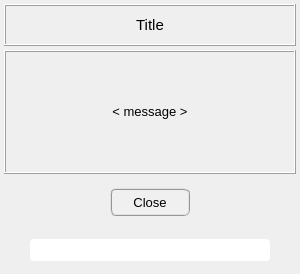
<?xml version="1.0" encoding="UTF-8"?>
<ui version="4.0">
 <class>Dialog</class>
 <widget class="QDialog" name="Dialog">
  <property name="geometry">
   <rect>
    <x>0</x>
    <y>0</y>
    <width>300</width>
    <height>274</height>
   </rect>
  </property>
  <property name="minimumSize">
   <size>
    <width>300</width>
    <height>240</height>
   </size>
  </property>
  <property name="maximumSize">
   <size>
    <width>650</width>
    <height>600</height>
   </size>
  </property>
  <property name="windowTitle">
   <string>Dialog</string>
  </property>
  <layout class="QGridLayout" name="gridLayout_3">
   <property name="leftMargin">
    <number>4</number>
   </property>
   <property name="topMargin">
    <number>4</number>
   </property>
   <property name="rightMargin">
    <number>4</number>
   </property>
   <property name="bottomMargin">
    <number>4</number>
   </property>
   <property name="spacing">
    <number>4</number>
   </property>
   <item row="2" column="0">
    <widget class="QFrame" name="frame_button">
     <property name="minimumSize">
      <size>
       <width>0</width>
       <height>48</height>
      </size>
     </property>
     <property name="maximumSize">
      <size>
       <width>650</width>
       <height>48</height>
      </size>
     </property>
     <property name="frameShape">
      <enum>QFrame::NoFrame</enum>
     </property>
     <property name="frameShadow">
      <enum>QFrame::Raised</enum>
     </property>
     <layout class="QGridLayout" name="gridLayout_2">
      <property name="leftMargin">
       <number>0</number>
      </property>
      <property name="topMargin">
       <number>0</number>
      </property>
      <property name="rightMargin">
       <number>0</number>
      </property>
      <property name="bottomMargin">
       <number>0</number>
      </property>
      <property name="spacing">
       <number>2</number>
      </property>
      <item row="0" column="0">
       <widget class="QPushButton" name="pushButton_close">
        <property name="minimumSize">
         <size>
          <width>80</width>
          <height>28</height>
         </size>
        </property>
        <property name="maximumSize">
         <size>
          <width>80</width>
          <height>28</height>
         </size>
        </property>
        <property name="sizeIncrement">
         <size>
          <width>0</width>
          <height>0</height>
         </size>
        </property>
        <property name="font">
         <font>
          <family>MS Shell Dlg 2</family>
          <pointsize>10</pointsize>
          <weight>50</weight>
          <italic>false</italic>
          <bold>false</bold>
         </font>
        </property>
        <property name="styleSheet">
         <string notr="true">QPushButton{border-radius: 6px; border-color: rgb(150, 150, 150); border-style: ridge; border-width: 2px; color: rgb(0, 0, 0); background-color: rgb(240, 240, 240)}
QPushButton:hover{border-radius: 6px; border-color: rgb(0, 170, 255); border-style: ridge; border-width: 2px; color: rgb(0, 0, 0); background-color: rgba(174, 213, 255, 100)}
QPushButton:pressed{border-radius: 6px; border-color: rgb(0, 170, 255); border-style: ridge; border-width: 2px; color: rgb(0, 0, 0); background-color: rgb(174, 213, 255)}
QPushButton:disabled{border-radius: 6px; border-color: rgb(150, 150, 150); border-style: ridge; border-width: 0px; color: rgb(150,150, 150); background-color: rgb(220, 220, 220)}</string>
        </property>
        <property name="text">
         <string>Close</string>
        </property>
        <property name="default">
         <bool>false</bool>
        </property>
        <property name="flat">
         <bool>false</bool>
        </property>
       </widget>
      </item>
     </layout>
    </widget>
   </item>
   <item row="1" column="0">
    <widget class="QFrame" name="frame_message">
     <property name="font">
      <font>
       <pointsize>10</pointsize>
      </font>
     </property>
     <property name="frameShape">
      <enum>QFrame::Box</enum>
     </property>
     <property name="frameShadow">
      <enum>QFrame::Raised</enum>
     </property>
     <layout class="QGridLayout" name="gridLayout_4">
      <property name="leftMargin">
       <number>2</number>
      </property>
      <property name="topMargin">
       <number>2</number>
      </property>
      <property name="rightMargin">
       <number>2</number>
      </property>
      <property name="bottomMargin">
       <number>2</number>
      </property>
      <property name="spacing">
       <number>0</number>
      </property>
      <item row="0" column="0">
       <widget class="QLabel" name="label_message">
        <property name="minimumSize">
         <size>
          <width>0</width>
          <height>0</height>
         </size>
        </property>
        <property name="maximumSize">
         <size>
          <width>650</width>
          <height>500</height>
         </size>
        </property>
        <property name="frameShape">
         <enum>QFrame::NoFrame</enum>
        </property>
        <property name="frameShadow">
         <enum>QFrame::Raised</enum>
        </property>
        <property name="text">
         <string>&lt; message &gt;</string>
        </property>
        <property name="textFormat">
         <enum>Qt::AutoText</enum>
        </property>
        <property name="alignment">
         <set>Qt::AlignCenter</set>
        </property>
        <property name="wordWrap">
         <bool>true</bool>
        </property>
        <property name="margin">
         <number>16</number>
        </property>
        <property name="indent">
         <number>-1</number>
        </property>
       </widget>
      </item>
     </layout>
    </widget>
   </item>
   <item row="0" column="0">
    <widget class="QFrame" name="frame_title">
     <property name="minimumSize">
      <size>
       <width>0</width>
       <height>42</height>
      </size>
     </property>
     <property name="maximumSize">
      <size>
       <width>650</width>
       <height>42</height>
      </size>
     </property>
     <property name="frameShape">
      <enum>QFrame::Box</enum>
     </property>
     <property name="frameShadow">
      <enum>QFrame::Raised</enum>
     </property>
     <layout class="QGridLayout" name="gridLayout">
      <property name="leftMargin">
       <number>0</number>
      </property>
      <property name="topMargin">
       <number>0</number>
      </property>
      <property name="rightMargin">
       <number>0</number>
      </property>
      <property name="bottomMargin">
       <number>0</number>
      </property>
      <property name="spacing">
       <number>2</number>
      </property>
      <item row="0" column="0">
       <widget class="QLabel" name="label_title">
        <property name="minimumSize">
         <size>
          <width>0</width>
          <height>0</height>
         </size>
        </property>
        <property name="maximumSize">
         <size>
          <width>620</width>
          <height>36</height>
         </size>
        </property>
        <property name="font">
         <font>
          <family>MS Shell Dlg 2</family>
          <pointsize>11</pointsize>
          <weight>50</weight>
          <italic>false</italic>
          <bold>false</bold>
         </font>
        </property>
        <property name="styleSheet">
         <string notr="true"/>
        </property>
        <property name="frameShape">
         <enum>QFrame::NoFrame</enum>
        </property>
        <property name="frameShadow">
         <enum>QFrame::Raised</enum>
        </property>
        <property name="text">
         <string>Title</string>
        </property>
        <property name="textFormat">
         <enum>Qt::AutoText</enum>
        </property>
        <property name="alignment">
         <set>Qt::AlignCenter</set>
        </property>
        <property name="margin">
         <number>6</number>
        </property>
       </widget>
      </item>
     </layout>
    </widget>
   </item>
   <item row="3" column="0">
    <widget class="QFrame" name="frame_progress_bar">
     <property name="minimumSize">
      <size>
       <width>0</width>
       <height>40</height>
      </size>
     </property>
     <property name="maximumSize">
      <size>
       <width>650</width>
       <height>40</height>
      </size>
     </property>
     <property name="frameShape">
      <enum>QFrame::NoFrame</enum>
     </property>
     <property name="frameShadow">
      <enum>QFrame::Raised</enum>
     </property>
     <layout class="QGridLayout" name="gridLayout_6">
      <property name="leftMargin">
       <number>0</number>
      </property>
      <property name="topMargin">
       <number>0</number>
      </property>
      <property name="rightMargin">
       <number>0</number>
      </property>
      <property name="bottomMargin">
       <number>0</number>
      </property>
      <property name="spacing">
       <number>2</number>
      </property>
      <item row="0" column="0">
       <widget class="QProgressBar" name="progress_bar_timer">
        <property name="maximumSize">
         <size>
          <width>240</width>
          <height>16777215</height>
         </size>
        </property>
        <property name="styleSheet">
         <string notr="true">QProgressBar { border-radius: 4px;  background-color: rgb(255,255,255);  border-width: 1px}
QProgressBar::chunk {border-radius: 4px;   background-color:  rgb(20,150,255);  border-width: 1px }</string>
        </property>
        <property name="value">
         <number>0</number>
        </property>
        <property name="textVisible">
         <bool>false</bool>
        </property>
       </widget>
      </item>
     </layout>
    </widget>
   </item>
  </layout>
 </widget>
 <resources/>
 <connections/>
</ui>
